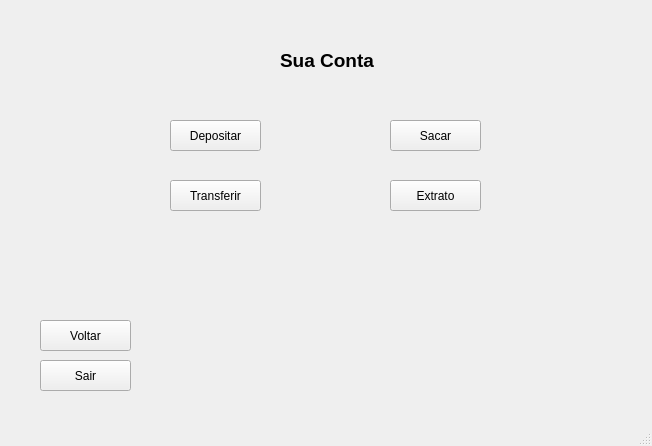
<?xml version="1.0" encoding="UTF-8"?>
<ui version="4.0">
 <class>MainWindow</class>
 <widget class="QMainWindow" name="MainWindow">
  <property name="geometry">
   <rect>
    <x>0</x>
    <y>0</y>
    <width>652</width>
    <height>446</height>
   </rect>
  </property>
  <property name="cursor">
   <cursorShape>ArrowCursor</cursorShape>
  </property>
  <property name="windowTitle">
   <string>MainWindow</string>
  </property>
  <widget class="QWidget" name="centralwidget">
   <widget class="QLabel" name="labelConta">
    <property name="geometry">
     <rect>
      <x>280</x>
      <y>40</y>
      <width>101</width>
      <height>41</height>
     </rect>
    </property>
    <property name="font">
     <font>
      <pointsize>14</pointsize>
      <weight>75</weight>
      <bold>true</bold>
     </font>
    </property>
    <property name="text">
     <string>Sua Conta</string>
    </property>
   </widget>
   <widget class="QPushButton" name="btnDepositar">
    <property name="geometry">
     <rect>
      <x>170</x>
      <y>120</y>
      <width>91</width>
      <height>31</height>
     </rect>
    </property>
    <property name="cursor">
     <cursorShape>PointingHandCursor</cursorShape>
    </property>
    <property name="text">
     <string>Depositar</string>
    </property>
   </widget>
   <widget class="QPushButton" name="btnSair">
    <property name="geometry">
     <rect>
      <x>40</x>
      <y>360</y>
      <width>91</width>
      <height>31</height>
     </rect>
    </property>
    <property name="cursor">
     <cursorShape>PointingHandCursor</cursorShape>
    </property>
    <property name="text">
     <string>Sair</string>
    </property>
   </widget>
   <widget class="QPushButton" name="btnSacar">
    <property name="geometry">
     <rect>
      <x>390</x>
      <y>120</y>
      <width>91</width>
      <height>31</height>
     </rect>
    </property>
    <property name="cursor">
     <cursorShape>PointingHandCursor</cursorShape>
    </property>
    <property name="text">
     <string>Sacar</string>
    </property>
   </widget>
   <widget class="QPushButton" name="btnTransferir">
    <property name="geometry">
     <rect>
      <x>170</x>
      <y>180</y>
      <width>91</width>
      <height>31</height>
     </rect>
    </property>
    <property name="cursor">
     <cursorShape>PointingHandCursor</cursorShape>
    </property>
    <property name="text">
     <string>Transferir</string>
    </property>
   </widget>
   <widget class="QPushButton" name="btnExtrato">
    <property name="geometry">
     <rect>
      <x>390</x>
      <y>180</y>
      <width>91</width>
      <height>31</height>
     </rect>
    </property>
    <property name="cursor">
     <cursorShape>PointingHandCursor</cursorShape>
    </property>
    <property name="text">
     <string>Extrato</string>
    </property>
   </widget>
   <widget class="QPushButton" name="btnVoltar">
    <property name="geometry">
     <rect>
      <x>40</x>
      <y>320</y>
      <width>91</width>
      <height>31</height>
     </rect>
    </property>
    <property name="cursor">
     <cursorShape>PointingHandCursor</cursorShape>
    </property>
    <property name="text">
     <string>Voltar</string>
    </property>
   </widget>
  </widget>
  <widget class="QMenuBar" name="menubar">
   <property name="geometry">
    <rect>
     <x>0</x>
     <y>0</y>
     <width>652</width>
     <height>21</height>
    </rect>
   </property>
  </widget>
  <widget class="QStatusBar" name="statusbar"/>
 </widget>
 <resources/>
 <connections/>
</ui>
